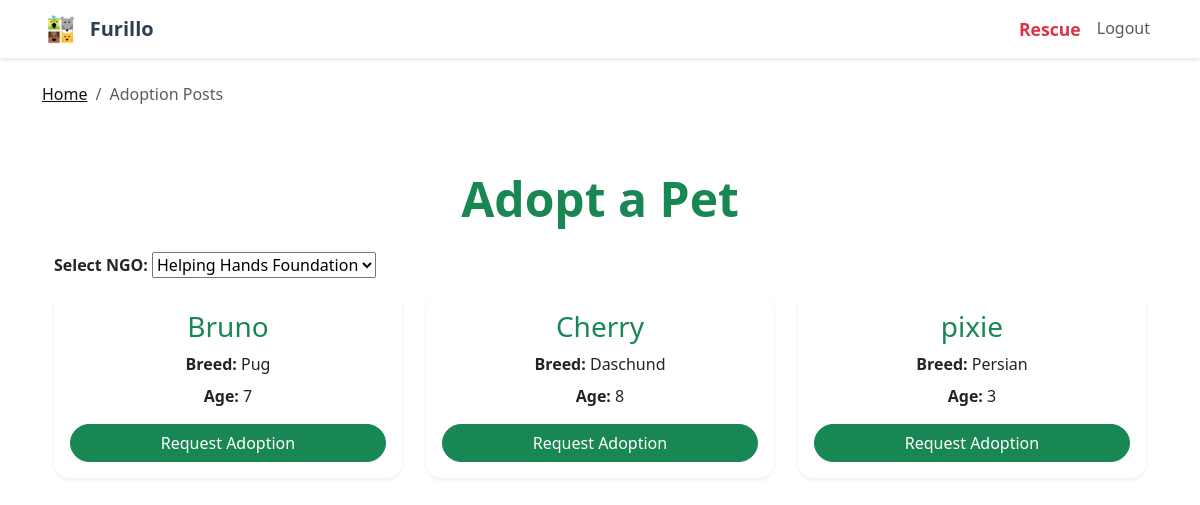
The app's page /adopt?ngo_id=3 (signed in) with its own data.
### models.py (models this page shows)
class Pet(db.Model):
    id = db.Column(db.Integer, primary_key=True)
    name = db.Column(db.String(80))
    breed = db.Column(db.String(80))
    gender = db.Column(db.String(10))
    dob = db.Column(db.String(20))
    age = db.Column(db.Integer)
    height = db.Column(db.String(50))
    weight = db.Column(db.String(50))
    color = db.Column(db.String(50))
    special_mark = db.Column(db.String(100))
    vaccination = db.Column(db.String(100))
    is_for_adoption = db.Column(db.Boolean, default=False)
    user_id = db.Column(db.Integer, db.ForeignKey('user.id'))
    pet_image = db.Column(db.String(300))  # File path or URL for pet image

### app.py (the view)
@app.route('/adopt')
@login_required
def view_adoptions():
    ngos = User.query.filter_by(user_type='ngo').all()
    ngo_pets = {}
    for ngo in ngos:
        pets = [pet for pet in ngo.pets if pet.is_for_adoption]
        if pets:
            ngo_pets[ngo] = pets
    selected_ngo_id = request.args.get('ngo_id')
    try:
        selected_ngo_id = int(selected_ngo_id) if selected_ngo_id and selected_ngo_id.isdigit() else None
    except Exception:
        selected_ngo_id = None
    return render_template('adoption_posts.html', ngos=ngos, ngo_pets=ngo_pets, selected_ngo_id=selected_ngo_id)

### app.py (called while the page is built)
@login_manager.user_loader
def load_user(user_id):
    return User.query.get(int(user_id))

@app.before_request
def create_tables_once():
    if not hasattr(app, 'tables_created'):
        os.makedirs(os.path.join(basedir, 'instance'), exist_ok=True)
        with app.app_context():
            db.create_all()
            if not User.query.filter_by(user_type='admin').first():
                admin = User(
                    username='admin',
                    email='admin@furillo.com',
                    password_hash=generate_password_hash('admin123'),
                    user_type='admin',
                    is_profile_complete=True,
                    full_name='Admin User'
                )
                db.session.add(admin)
                db.session.commit()
        app.tables_created = True

@app.context_processor
def inject_now():
    return {'now': datetime.now}

### templates/adoption_posts.html (shortened to what this page needs)
{% extends 'base.html' %}
{% block breadcrumbs %}
<nav aria-label="breadcrumb">
  <ol class="breadcrumb my-3">
    <li class="breadcrumb-item"><a href="{{ url_for('about') }}" style="color: #111;">Home</a></li>
    <li class="breadcrumb-item active" aria-current="page">Adoption Posts</li>
  </ol>
</nav>
{% endblock %}
{% block content %}
<div class="container py-5">
  <h2 class="display-5 fw-bold text-success mb-4 text-center">Adopt a Pet</h2>
  <form method="get" id="ngo-select-form">
    <label for="ngo-select"><strong>Select NGO:</strong></label>
    <select id="ngo-select" name="ngo_id" onchange="document.getElementById('ngo-select-form').submit();">
      {% for ngo in ngos %}
        <option value="{{ ngo.id }}" {% if selected_ngo_id == ngo.id %}selected{% endif %}>{{ ngo.ngo_name or ngo.username }}</option>
      {% endfor %}
    </select>
  </form>
  <div class="card-grid mt-3">
    <div class="row g-4">
      {% if selected_ngo_id %}
        {% set selected_ngo = ngos|selectattr('id', 'equalto', selected_ngo_id)|first %}
        {% set pets = ngo_pets[selected_ngo] if selected_ngo in ngo_pets else [] %}
        {% if pets %}
          {% for pet in pets %}
            <div class="col-md-4 mb-3">
              <div class="card shadow-sm border-0 rounded-4 h-100">
                <div class="card-body text-center">
                  <h3 class="card-title text-success">{{ pet.name }}</h3>
                  <p class="mb-2"><strong>Breed:</strong> {{ pet.breed }}</p>
                  <p class="mb-2"><strong>Age:</strong> {{ pet.age }}</p>
                  <form method="post" action="{{ url_for('request_adoption', pet_id=pet.id) }}">
                    <button class="btn btn-success w-100 rounded-pill mt-2" type="submit">Request Adoption</button>
                  </form>
                </div>
              </div>
            </div>
          {% endfor %}
        {% else %}
          <p class="text-muted">No pets available for adoption in this NGO.</p>
        {% endif %}
      {% endif %}
    </div>
  </div>
</div>
{% endblock %}

### records on screen
Pet: name "Bruno", breed "Pug", age "7"
Pet: name "Cherry", breed "Daschund", age "8"
Pet: name "pixie", breed "Persian", age "3"

### other values on screen
form field ngo_id "Helping Hands Foundation"
